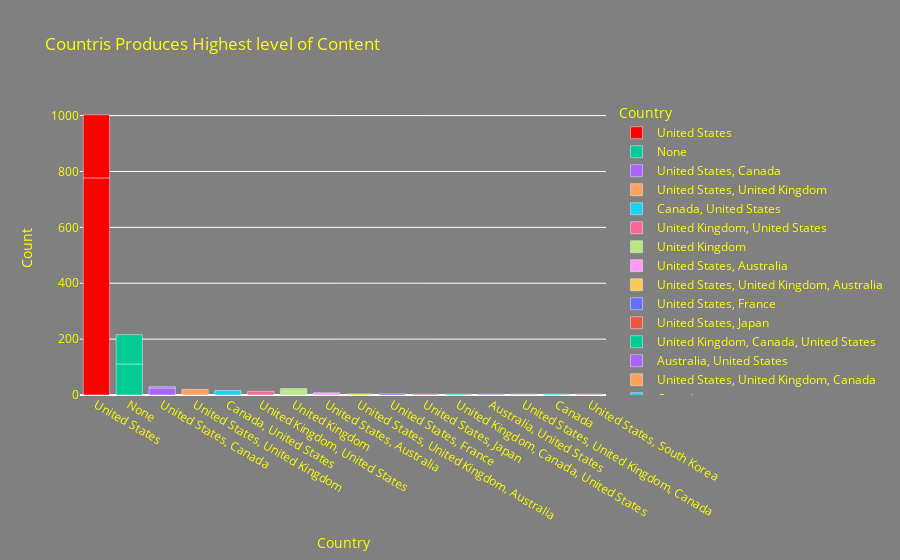

The notebook cell saved with this chart:
### Code cell
grouped_data = data1.groupby(['type', 'country']).size().reset_index(name='count')
grouped_data = grouped_data.sort_values(by='count', ascending=False)
grouped_data = grouped_data.head(20)

fig = px.bar(grouped_data, x='country', y='count', color='country',
             title="Countris Produces Highest level of Content",
             labels={'country': "Country", 'count': "Count"},
             color_discrete_map={'United States': 'red', 'India': 'blue'})

fig.update_layout(
    plot_bgcolor='rgba(0,0,0,0)',
    paper_bgcolor='grey',
    font=dict(color='yellow')
)
fig.show()

### Figure 1 — Plotly figure (JSON) as saved in the notebook; plotly's stock layout.template omitted (floating-point values rounded to 4 significant figures)
{"data": [{"alignmentgroup": "True", "hovertemplate": "Country=%{x}<br>Count=%{y}<extra></extra>", "legendgroup": "United States", "marker": {"color": "red", "pattern": {"shape": ""}}, "name": "United States", "offsetgroup": "United States", "orientation": "v", "showlegend": true, "textposition": "auto", "type": "bar", "x": ["United States", "United States"], "xaxis": "x", "y": [777, 226], "yaxis": "y"}, {"alignmentgroup": "True", "hovertemplate": "Country=%{x}<br>Count=%{y}<extra></extra>", "legendgroup": "None", "marker": {"color": "#00cc96", "pattern": {"shape": ""}}, "name": "None", "offsetgroup": "None", "orientation": "v", "showlegend": true, "textposition": "auto", "type": "bar", "x": ["None", "None"], "xaxis": "x", "y": [111, 105], "yaxis": "y"}, {"alignmentgroup": "True", "hovertemplate": "Country=%{x}<br>Count=%{y}<extra></extra>", "legendgroup": "United States, Canada", "marker": {"color": "#ab63fa", "pattern": {"shape": ""}}, "name": "United States, Canada", "offsetgroup": "United States, Canada", "orientation": "v", "showlegend": true, "textposition": "auto", "type": "bar", "x": ["United States, Canada", "United States, Canada"], "xaxis": "x", "y": [25, 5], "yaxis": "y"}, {"alignmentgroup": "True", "hovertemplate": "Country=%{x}<br>Count=%{y}<extra></extra>", "legendgroup": "United States, United Kingdom", "marker": {"color": "#FFA15A", "pattern": {"shape": ""}}, "name": "United States, United Kingdom", "offsetgroup": "United States, United Kingdom", "orientation": "v", "showlegend": true, "textposition": "auto", "type": "bar", "x": ["United States, United Kingdom"], "xaxis": "x", "y": [20], "yaxis": "y"}, {"alignmentgroup": "True", "hovertemplate": "Country=%{x}<br>Count=%{y}<extra></extra>", "legendgroup": "Canada, United States", "marker": {"color": "#19d3f3", "pattern": {"shape": ""}}, "name": "Canada, United States", "offsetgroup": "Canada, United States", "orientation": "v", "showlegend": true, "textposition": "auto", "type": "bar", "x": ["Canada, United States"], "xaxis": "x", "y": [16], "yaxis": "y"}, {"alignmentgroup": "True", "hovertemplate": "Country=%{x}<br>Count=%{y}<extra></extra>", "legendgroup": "United Kingdom, United States", "marker": {"color": "#FF6692", "pattern": {"shape": ""}}, "name": "United Kingdom, United States", "offsetgroup": "United Kingdom, United States", "orientation": "v", "showlegend": true, "textposition": "auto", "type": "bar", "x": ["United Kingdom, United States"], "xaxis": "x", "y": [13], "yaxis": "y"}, {"alignmentgroup": "True", "hovertemplate": "Country=%{x}<br>Count=%{y}<extra></extra>", "legendgroup": "United Kingdom", "marker": {"color": "#B6E880", "pattern": {"shape": ""}}, "name": "United Kingdom", "offsetgroup": "United Kingdom", "orientation": "v", "showlegend": true, "textposition": "auto", "type": "bar", "x": ["United Kingdom", "United Kingdom"], "xaxis": "x", "y": [12, 11], "yaxis": "y"}, {"alignmentgroup": "True", "hovertemplate": "Country=%{x}<br>Count=%{y}<extra></extra>", "legendgroup": "United States, Australia", "marker": {"color": "#FF97FF", "pattern": {"shape": ""}}, "name": "United States, Australia", "offsetgroup": "United States, Australia", "orientation": "v", "showlegend": true, "textposition": "auto", "type": "bar", "x": ["United States, Australia"], "xaxis": "x", "y": [8], "yaxis": "y"}, {"alignmentgroup": "True", "hovertemplate": "Country=%{x}<br>Count=%{y}<extra></extra>", "legendgroup": "United States, United Kingdom, Australia", "marker": {"color": "#FECB52", "pattern": {"shape": ""}}, "name": "United States, United Kingdom, Australia", "offsetgroup": "United States, United Kingdom, Australia", "orientation": "v", "showlegend": true, "textposition": "auto", "type": "bar", "x": ["United States, United Kingdom, Australia"], "xaxis": "x", "y": [4], "yaxis": "y"}, {"alignmentgroup": "True", "hovertemplate": "Country=%{x}<br>Count=%{y}<extra></extra>", "legendgroup": "United States, France", "marker": {"color": "#636efa", "pattern": {"shape": ""}}, "name": "United States, France", "offsetgroup": "United States, France", "orientation": "v", "showlegend": true, "textposition": "auto", "type": "bar", "x": ["United States, France"], "xaxis": "x", "y": [4], "yaxis": "y"}, {"alignmentgroup": "True", "hovertemplate": "Country=%{x}<br>Count=%{y}<extra></extra>", "legendgroup": "United States, Japan", "marker": {"color": "#EF553B", "pattern": {"shape": ""}}, "name": "United States, Japan", "offsetgroup": "United States, Japan", "orientation": "v", "showlegend": true, "textposition": "auto", "type": "bar", "x": ["United States, Japan"], "xaxis": "x", "y": [3], "yaxis": "y"}, {"alignmentgroup": "True", "hovertemplate": "Country=%{x}<br>Count=%{y}<extra></extra>", "legendgroup": "United Kingdom, Canada, United States", "marker": {"color": "#00cc96", "pattern": {"shape": ""}}, "name": "United Kingdom, Canada, United States", "offsetgroup": "United Kingdom, Canada, United States", "orientation": "v", "showlegend": true, "textposition": "auto", "type": "bar", "x": ["United Kingdom, Canada, United States"], "xaxis": "x", "y": [3], "yaxis": "y"}, {"alignmentgroup": "True", "hovertemplate": "Country=%{x}<br>Count=%{y}<extra></extra>", "legendgroup": "Australia, United States", "marker": {"color": "#ab63fa", "pattern": {"shape": ""}}, "name": "Australia, United States", "offsetgroup": "Australia, United States", "orientation": "v", "showlegend": true, "textposition": "auto", "type": "bar", "x": ["Australia, United States"], "xaxis": "x", "y": [3], "yaxis": "y"}, {"alignmentgroup": "True", "hovertemplate": "Country=%{x}<br>Count=%{y}<extra></extra>", "legendgroup": "United States, United Kingdom, Canada", "marker": {"color": "#FFA15A", "pattern": {"shape": ""}}, "name": "United States, United Kingdom, Canada", "offsetgroup": "United States, United Kingdom, Canada", "orientation": "v", "showlegend": true, "textposition": "auto", "type": "bar", "x": ["United States, United Kingdom, Canada"], "xaxis": "x", "y": [3], "yaxis": "y"}, {"alignmentgroup": "True", "hovertemplate": "Country=%{x}<br>Count=%{y}<extra></extra>", "legendgroup": "Canada", "marker": {"color": "#19d3f3", "pattern": {"shape": ""}}, "name": "Canada", "offsetgroup": "Canada", "orientation": "v", "showlegend": true, "textposition": "auto", "type": "bar", "x": ["Canada"], "xaxis": "x", "y": [3], "yaxis": "y"}, {"alignmentgroup": "True", "hovertemplate": "Country=%{x}<br>Count=%{y}<extra></extra>", "legendgroup": "United States, South Korea", "marker": {"color": "#FF6692", "pattern": {"shape": ""}}, "name": "United States, South Korea", "offsetgroup": "United States, South Korea", "orientation": "v", "showlegend": true, "textposition": "auto", "type": "bar", "x": ["United States, South Korea"], "xaxis": "x", "y": [3], "yaxis": "y"}], "layout": {"barmode": "relative", "font": {"color": "yellow"}, "legend": {"title": {"text": "Country"}, "tracegroupgap": 0}, "paper_bgcolor": "grey", "plot_bgcolor": "rgba(0,0,0,0)", "title": {"text": "Countris Produces Highest level of Content"}, "xaxis": {"anchor": "y", "categoryarray": ["United States", "None", "United States, Canada", "United States, United Kingdom", "Canada, United States", "United Kingdom, United States", "United Kingdom", "United States, Australia", "United States, United Kingdom, Australia", "United States, France", "United States, Japan", "United Kingdom, Canada, United States", "Australia, United States", "United States, United Kingdom, Canada", "Canada", "United States, South Korea"], "categoryorder": "array", "domain": [0, 1], "title": {"text": "Country"}}, "yaxis": {"anchor": "x", "domain": [0, 1], "title": {"text": "Count"}}}}
